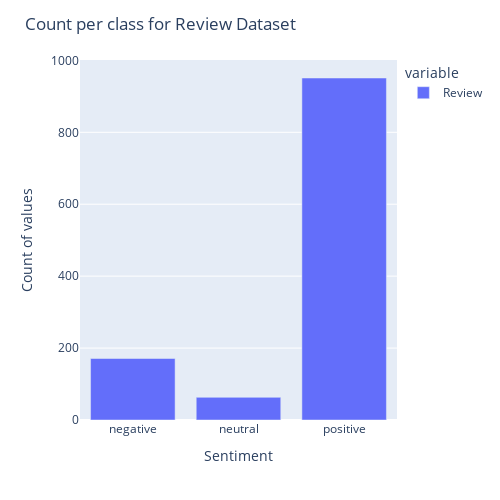
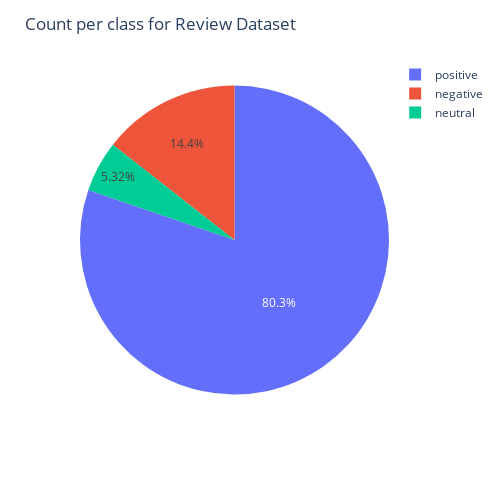

The cell these charts' notebook holds for them, in order:
### Code cell
plot_classes(squidgame_df, title='Review', col='Review')
plot_classes(squidgame_df, type='pie', title='Review', col='Review')

### Figure 1 — Plotly figure (JSON) as saved in the notebook; plotly's stock layout.template omitted (floating-point values rounded to 4 significant figures)
{"data": [{"alignmentgroup": "True", "hovertemplate": "variable=Review<br>Class=%{x}<br>value=%{y}<extra></extra>", "legendgroup": "Review", "marker": {"color": "#636efa", "pattern": {"shape": ""}}, "name": "Review", "offsetgroup": "Review", "orientation": "v", "showlegend": true, "textposition": "auto", "type": "bar", "x": ["negative", "neutral", "positive"], "xaxis": "x", "y": [171, 63, 951], "yaxis": "y"}], "layout": {"barmode": "relative", "height": 500, "legend": {"title": {"text": "variable"}, "tracegroupgap": 0}, "margin": {"t": 60}, "title": {"text": "Count per class for Review Dataset"}, "width": 500, "xaxis": {"anchor": "y", "domain": [0, 1], "title": {"text": "Sentiment"}}, "yaxis": {"anchor": "x", "domain": [0, 1], "title": {"text": "Count of values"}}}}

### Figure 2 — Plotly figure (JSON) as saved in the notebook; plotly's stock layout.template omitted (floating-point values rounded to 4 significant figures)
{"data": [{"domain": {"x": [0, 1], "y": [0, 1]}, "hovertemplate": "label=%{label}<br>value=%{value}<extra></extra>", "labels": ["negative", "neutral", "positive"], "legendgroup": "", "name": "", "showlegend": true, "type": "pie", "values": [171, 63, 951]}], "layout": {"height": 500, "legend": {"tracegroupgap": 0}, "margin": {"t": 60}, "title": {"text": "Count per class for Review Dataset"}, "width": 500, "xaxis": {"title": {"text": "Sentiment"}}, "yaxis": {"title": {"text": "Count of values"}}}}
